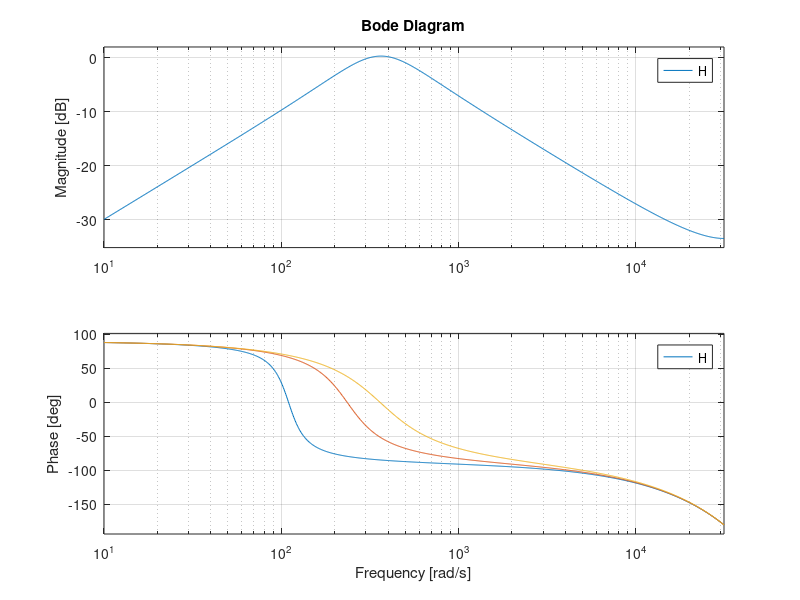

MATLAB code to generate this figure:
clear all
Tcs = 1e-4;
% H=tf([2*pi*50*0.8, 0],[1,2*pi*50*0.8,(2*pi*50)^2])
% Hd=c2d(H,Tcs,'foh')
% bode(Hd)
% grid on
k=[0.35:0.4:1.15];

L=length(k);

K=1;
w0=100*pi
for n=1:L

    numa=w0*K*Tcs*k(n)^2;
    numb=-w0*K*Tcs*k(n)^2;
    dena=1;
    denb=w0*K*Tcs*k(n)^2-2;
    denc=1+(w0*k(n)*K*Tcs)^2-w0*K*Tcs*k(n)^2;

    H=tf([numa numb], [dena denb denc], Tcs)
    %figure
    bode(H)
    grid on
    hold on
end
 